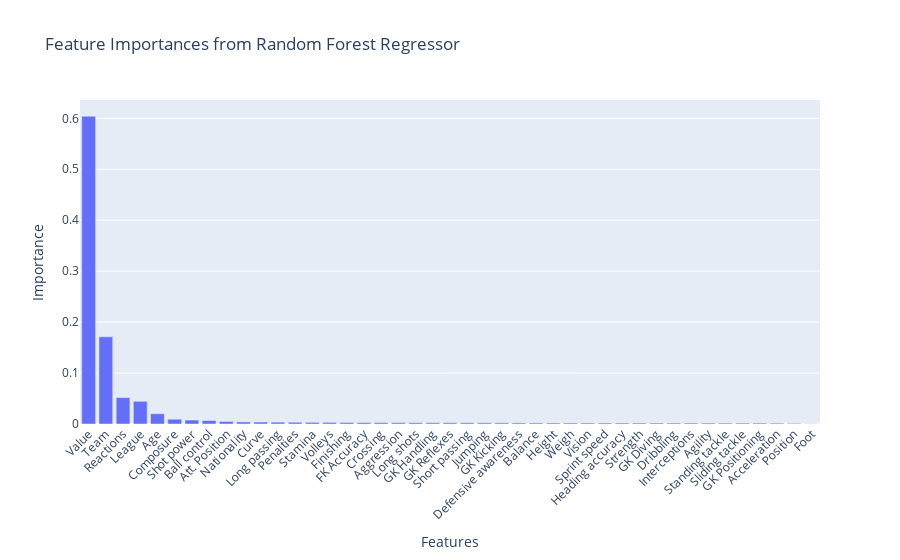

Notebook code for this chart:
### Code cell
# Sort features by importance
sorted_indices = np.argsort(importances)[::-1]
sorted_feature_names = [feature_names[idx] for idx in sorted_indices]
sorted_importances = importances[sorted_indices]

# Create Plotly bar chart
fig = go.Figure([go.Bar(x=sorted_feature_names, y=sorted_importances)])
fig.update_layout(
    title='Feature Importances from Random Forest Regressor',
    xaxis_title='Features',
    yaxis_title='Importance',
    xaxis_tickangle=-45
)
fig.show()

### Figure 1 — Plotly figure (JSON) as saved in the notebook; plotly's stock layout.template omitted (floating-point values rounded to 4 significant figures)
{"data": [{"type": "bar", "x": ["Value", "Team", "Reactions", "League", "Age", "Composure", "Shot power", "Ball control", "Att. Position", "Nationality", "Curve", "Long passing", "Penalties", "Stamina", "Volleys", "Finishing", "FK Accuracy", "Crossing", "Aggression", "Long shots", "GK Handling", "GK Reflexes", "Short passing", "Jumping", "GK Kicking", "Defensive awareness", "Balance", "Height", "Weigh", "Vision", "Sprint speed", "Heading accuracy", "Strength", "GK Diving", "Dribbling", "Interceptions", "Agility", "Standing tackle", "Sliding tackle", "GK Positioning", "Acceleration", "Position", "Foot"], "y": [0.6041, 0.1712, 0.05184, 0.04457, 0.02012, 0.009393, 0.007737, 0.006852, 0.004961, 0.004111, 0.00386, 0.003653, 0.003369, 0.003235, 0.00314, 0.003024, 0.002747, 0.002737, 0.002673, 0.002487, 0.002482, 0.002455, 0.002392, 0.002359, 0.002263, 0.002143, 0.002066, 0.002056, 0.001985, 0.001977, 0.001973, 0.001971, 0.001926, 0.001902, 0.00189, 0.001859, 0.001844, 0.001834, 0.001812, 0.001807, 0.00166, 0.001269, 0.0002958]}], "layout": {"title": {"text": "Feature Importances from Random Forest Regressor"}, "xaxis": {"tickangle": -45, "title": {"text": "Features"}}, "yaxis": {"title": {"text": "Importance"}}}}
